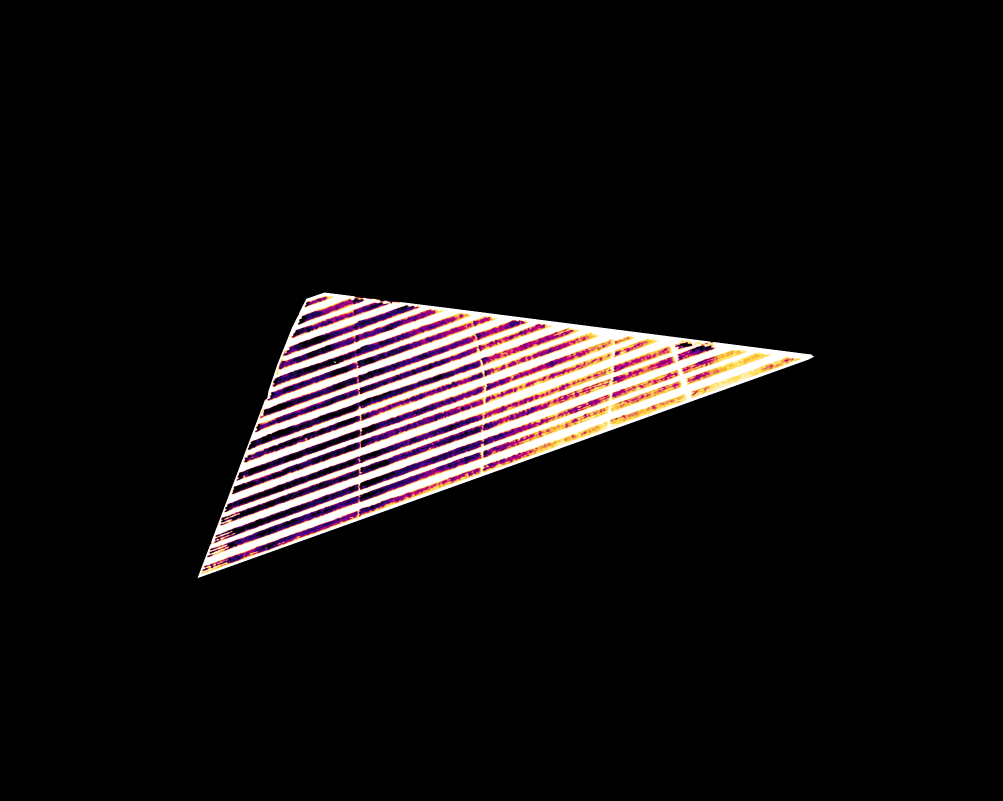
#> input picture 2020_01_06_thrm_rgba_temperature [°c].png, 3008 x 2402 px, given in place of EP-01-22002_0145_0163.png, which was not available (shown at 1/3 size); the run also reads 1 picture not shown here
$ jupyter execute --allow-errors semillas_DIGEVO_skyquest_68ec42.ipynb   (shell and % lines are left out)   (text cells are left out)
#> lines starting #> are read from the running program, lines starting #| are printed output that depends on the picture; after the words box and inside, x2 and y2 are one past the last pixel; in counts of white or black regions, pixels touching at a corner belong together; pictures that were not available may be replaced by others from this repository, and a replacement may not be noted
[cell 1]
from google.colab import drive
drive.mount('/content/drive')

[cell 2]
import numpy as np
import cv2
import pandas as pd
import math
from google.colab.patches import cv2_imshow

def cargar_y_escalar(path, factor_escalamiento= 0.4):
    img = cv2.imread(path,cv2.IMREAD_COLOR)
    (ancho_img,largo_img) = (int(img.shape[1]*factor_escalamiento), int(img.shape[0]*factor_escalamiento))
    img = cv2.resize(img, (ancho_img,largo_img), interpolation = cv2.INTER_AREA)
    return img
'''
path_img = '/content/semillasDIGEVO/EP-01-22002_0145_0163.png'
img=cargar_y_escalar(path_img,0.1)
cv2_imshow(img)
'''

[cell 3]
import sys
import cv2
import numpy as np
from google.colab.patches import cv2_imshow


def VARI(img):
    return (img[:,:,1]-img[:,:,2]) / (img[:,:,1]+img[:,:,2]-img[:,:,0])

#ejemplo calculo Indice VARI:
'''
path_img = '/content/semillasDIGEVO/EP-01-22002_0145_0163.png'
img = cargar_y_escalar(path_img,0.1)
img_VARI = VARI(img)
print(img_VARI)
'''
'''
def VARI_cond(img, img_boolean):
    img_VARI_cond = np.zeros_like(img, np.uint8)

    for j in range(img.shape[1]):
        for i in range((img.shape[0])):
            if img_boolean[i,j] == True:#True significa que se debe consiferar el pixel para el promedio
                img_VARI_cond

    return bgr_mean_cond
'''

[cell 4]
#### Cargar una de las imagenes grandes (mosaicos) y aplicarles la grilla con una inclinacion####
import numpy as np
import cv2
import pandas as pd
import math
from google.colab.patches import cv2_imshow

def umbral_quitarSuelo(img):
    hsv = cv2.cvtColor(img, cv2.COLOR_BGR2HSV)## convertir to hsv

    ## mask of green (36,25,25) ~ (86, 255,255)
    #mask = cv2.inRange(hsv, (36, 25, 25), (86, 255,255))

    #HSV <=>(Matiz, Saturación, Brillo), el umbral se tiene ir ajustando a mano maviendo el matiz.
    mask = cv2.inRange(hsv, (20, 50, 40), (85, 255,255))
    # [8 lines of commented-out code are left out]
    mask_boolean = mask>0#imask es un numpy array de booleans, donde la imgen mask es 255, imask tiene un 'True'
    filtered = np.zeros_like(img, np.uint8)
    filtered[mask_boolean] = img[mask_boolean]
    return filtered

def umbral_quitarSuelo_boolean(img):#retorna un numpy array de booleanos
    #mask tiene un 255 en los pixeles que quedaran en la imagen final(los verdes) y un 0 en los pixeles que no van a estar en la imagen final
    hsv = cv2.cvtColor(img, cv2.COLOR_BGR2HSV)## convertir to hsv
    mask = cv2.inRange(hsv, (20, 50, 40), (85, 255,255))
    #cv2_imshow(mask)#<------ uncomment para ver imagen de los pixeles apagados
    mask_boolean = mask>0
    #print(mask_boolean)#<------ uncomment para printear array de los pixeles apagados
    return mask_boolean


path_img = '/content/semillasDIGEVO/EP-01-22002_0145_0163.png'
img = cargar_y_escalar(path_img,0.1)
#> in cargar_y_escalar, img is the input picture: shape (2402, 3008, 3); mean B, G, R 16.1, 15, 18.8
#> in cargar_y_escalar, `img = cv2.resize(img, (ancho_img,largo_img), interpolation = cv2.INTER..`:
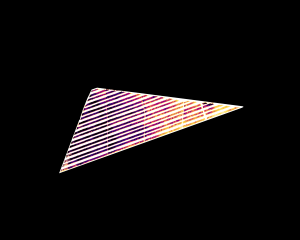
#> img: shape (240, 300, 3); mean B, G, R 16.1, 15, 18.8
print(img.shape)
#| (240, 300, 3)
imagenes_concatenadas = np.concatenate((img,umbral_quitarSuelo(img)), axis = 1)
#> in umbral_quitarSuelo, `mask = cv2.inRange(hsv, (20, 50, 40), (85, 255,255))`:
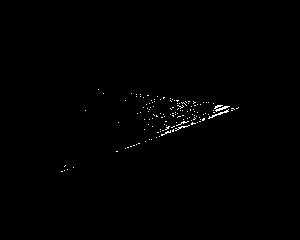
#> mask: shape (240, 300); 0.51% white in thin lines or dots, all inside (x1, y1, x2, y2) = (61, 89, 239, 172)
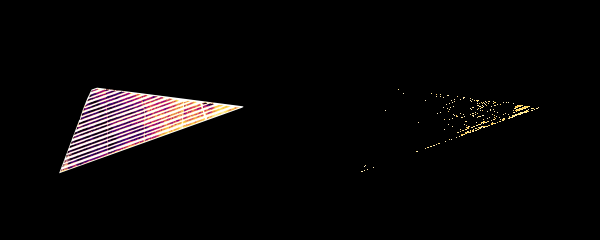
#> imagenes_concatenadas: shape (240, 600, 3); mean B, G, R 8.4, 8.1, 10.1
cv2_imshow(imagenes_concatenadas)
img_filtered_boolean = umbral_quitarSuelo_boolean(img)

[cell 5]
def mean_cond(img, img_boolean):
    l_blue=[] #recordar que en openCV es todo BGR, asique mejor trabajar en ese formato
    l_green=[]
    l_red=[]
    for j in range(img.shape[1]):
        for i in range((img.shape[0])):
            if img_boolean[i,j] == True:#True significa que se debe consiferar el pixel para el promedio
                l_blue.append(img[i,j,0])
                l_green.append(img[i,j,1])
                l_red.append(img[i,j,2])
    if len(l_blue) == 0:
        b_mean = 0
    else:
        b_mean = int(sum(l_blue)/len(l_blue))

    if len(l_green) == 0:
        g_mean = 0
    else:
        g_mean = int(sum(l_green)/len(l_green))

    if len(l_red) == 0:
        r_mean = 0
    else:
        r_mean = int(sum(l_red)/len(l_red))

    bgr_mean_cond = (b_mean, g_mean, r_mean)

    return bgr_mean_cond
'''
#Test promedio_condicional_bolean(img, img_boolean)

print(a.shape)
print(b.shape)
print('img.shape = ',img.shape)

img_boolean = umbral_quitarSuelo_boolean(img)
print('canal 0 = ')
print(img_crop[:,:,0])
print('canal 1 = ')
print(img_crop[:,:,1])
print('canal 2 = ')
print(img_crop[:,:,2])

cv2_imshow(img_crop)

#TEST lo escribo mañana

filtered = umbral_quitarSuelo(img_crop)
filtered_boolean = umbral_quitarSuelo_boolean(img_crop)
tuple_bgr_mean_cond = promedio_condicional_bolean(filtered,filtered_boolean)
print(tuple_bgr_mean_cond)

#cv2_imshow(np.concatenate((img,umbral_quitarSuelo(img)), axis = 1))
'''

[cell 6]
def mean_cond_vari(img, img_boolean):
    l=[] #recordar que en openCV es todo BGR, asique mejor trabajar en ese formato

    for j in range(img.shape[1]):
        for i in range((img.shape[0])):
            if img_boolean[i,j] == True:#True significa que se debe consiferar el pixel para el promedio
                l.append(img[i,j])
    if len(l) == 0:
        mean_vari = 0
    elif sum(l)/len(l) == float('inf'):
        #print('salio un infinito')
        mean_vari = 'inf'
    else:
        mean_vari = sum(l)/len(l)
    return mean_vari

def count_pixeles_apagados(img_boolean):
    return np.size(img_boolean)-np.sum(img_boolean)
'''
#Mini test count_pixeles_apagados()
img_boolean = np.array([[True,True,True],[True,True,True],[True,False,False]])
print('resultado esperado = 2, resultado obtenido = ',count_pixeles_apagados(img_boolean))
'''

[cell 7]
#### Cargar una de las imagenes grandes (mosaicos) y aplicarles la grilla con una inclinacion####
import numpy as np
import cv2
import pandas as pd
import math
from google.colab.patches import cv2_imshow

amarillo = (0,255,255)
cian = (255,255,0)
magenta = (255,0,255)
rojo = (0,0,255)
verde =(0,255,0)
azul = (255,0,0)

color_lineas = verde

class RRect:
  def __init__(self, p0, s, ang):
    self.p0 = (int(p0[0]),int(p0[1]))
    (self.W, self.H) = s
    self.ang = ang
    self.p1,self.p2,self.p3 = self.get_verts(p0,s[0],s[1],ang)
    self.verts = [self.p0,self.p1,self.p2,self.p3]

  def get_verts(self, p0, W, H, ang):
    sin = np.sin(ang/180*3.14159)
    cos = np.cos(ang/180*3.14159)
    P1 = (int(self.H*sin)+p0[0],int(self.H*cos)+p0[1])
    P2 = (int(self.W*cos)+P1[0],int(-self.W*sin)+P1[1])
    P3 = (int(self.W*cos)+p0[0],int(-self.W*sin)+p0[1])
    return [P1,P2,P3]

  def drawRect(self, img):
    for i in range(len(self.verts)-1):
        cv2.line(img, (self.verts[i][0], self.verts[i][1]), (self.verts[i+1][0],self.verts[i+1][1]), color = color_lineas, thickness = 1)
        cv2.line(img, (self.verts[3][0], self.verts[3][1]), (self.verts[0][0], self.verts[0][1]), color = color_lineas, thickness = 1)

class grilla:
    def __init__(self,pxstep , inclinacion):
        self.pxstep = pxstep
        self.inclinacion = inclinacion

    def crear_ptos_generadores(self,img):
        ptos_generadores=[]
        l_aux=[]
        P0 = (self.pxstep, self.pxstep)
        ptos_generadores.append(P0)
        (W, H) = (self.pxstep, self.pxstep)
        rr = RRect(P0, (W,H), self.inclinacion)
        for j in range(0,img.shape[0]-self.pxstep*2,self.pxstep):
            l_aux.append(rr.verts[1])
            for i in range(0,img.shape[1]-self.pxstep*3,self.pxstep):##<<<<----en esta definicion arbitraria de *3 esta el error de la casilla 72
                rr = RRect(P0,(W,H),self.inclinacion)
                ptos_generadores.append(rr.verts[3])
                P0 = rr.verts[3]
            P0 = l_aux.pop()
            ptos_generadores.append(P0)
            rr = RRect(P0,(W,H),self.inclinacion)
        ptos_generadores.pop()
        return ptos_generadores


    def dibujar_grilla_numerada(self, img):
        (W, H) = (self.pxstep, self.pxstep)
        ptos_generadores = self.crear_ptos_generadores(img)#llama automaticamente al metodo crear_ptos_generadores
        #----parametros de la linea--------
        font = cv2.FONT_HERSHEY_SIMPLEX
        fontScale = 0.5
        thickness = 1# 1 pixel
        #-----------------------------------
        cel_number = 1
        for P0 in ptos_generadores:
            pos_cel_number = (int(P0[0]) , int(P0[1]+self.pxstep/1.5))
            rr = RRect(P0,(W,H),self.inclinacion)#crea el objeto rectangulo, lo que incluye el calculo de sus vertices
            rr.drawRect(img)
            cv2.putText(img, str(cel_number), pos_cel_number, font, fontScale, color_lineas, thickness, cv2.LINE_AA)
            cel_number+=1
        return img

path_img = '/content/semillasDIGEVO/EP-01-22002_0145_0163.png'
img = cargar_y_escalar(path_img,0.2)
#> call 2 of cargar_y_escalar, with factor_escalamiento = 0.2
#> in cargar_y_escalar (call 2), `img = cv2.resize(img, (ancho_img,largo_img), interpolation = cv2.INTER..`:
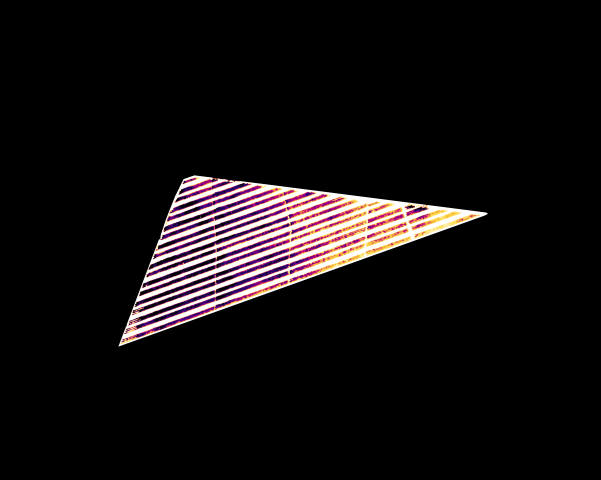
#> img: shape (480, 601, 3); mean B, G, R 16.1, 15, 18.8
grilla1 = grilla(pxstep =40, inclinacion=3)
img_con_grilla = grilla1.dibujar_grilla_numerada(img)
#> the loop in dibujar_grilla_numerada, `for P0 in ptos_generadores:` made 140 passes
#> after the loop in dibujar_grilla_numerada, `for P0 in ptos_generadores:`:
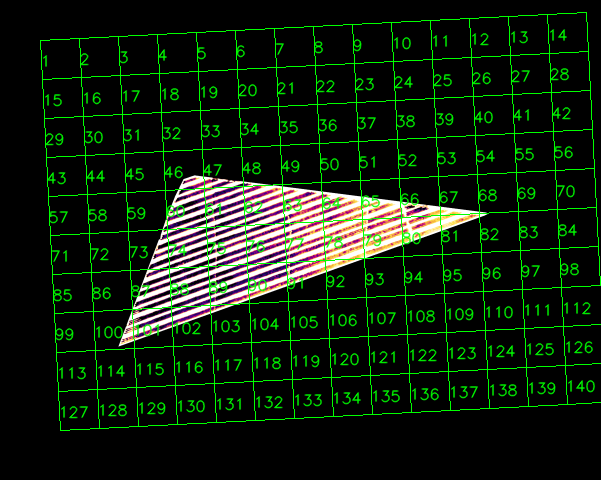
#> img: shape (480, 601, 3); 11.51% of pixels changed, all inside (x1, y1, x2, y2) = (40, 12, 601, 431)
cv2_imshow(img_con_grilla)

[cell 8]
#aplicar sucesibamente las funciones
path_img = '/content/semillasDIGEVO/EP-01-22002_0145_0163.png'

img = cargar_y_escalar(path_img  ,0.1)
img_fil = umbral_quitarSuelo(img)
#> (the rest of this cell did not finish here and is left out)

[cell 9]
#### Cargar una de las imagenes grandes (mosaicos) y aplicarles la grilla con una inclinacion####
import numpy as np
import cv2
import pandas as pd
import math
from google.colab.patches import cv2_imshow

amarillo = (0,255,255)
cian = (255,255,0)
magenta = (255,0,255)
rojo = (0,0,255)
verde =(0,255,0)
azul = (255,0,0)

color_lineas = verde

class RRect:
  def __init__(self, p0, s, ang):
    self.p0 = (int(p0[0]),int(p0[1]))
    (self.W, self.H) = s
    self.ang = ang
    self.p1,self.p2,self.p3 = self.get_verts(p0,s[0],s[1],ang)
    self.verts = [self.p0,self.p1,self.p2,self.p3]

  def get_verts(self, p0, W, H, ang):
    sin = np.sin(ang/180*3.14159)
    cos = np.cos(ang/180*3.14159)
    P1 = (int(self.H*sin)+p0[0],int(self.H*cos)+p0[1])
    P2 = (int(self.W*cos)+P1[0],int(-self.W*sin)+P1[1])
    P3 = (int(self.W*cos)+p0[0],int(-self.W*sin)+p0[1])
    return [P1,P2,P3]

  def drawRect(self, image):
    for i in range(len(self.verts)-1):
        cv2.line(image, (self.verts[i][0], self.verts[i][1]), (self.verts[i+1][0],self.verts[i+1][1]), color = color_lineas, thickness = 1)
        cv2.line(image, (self.verts[3][0], self.verts[3][1]), (self.verts[0][0], self.verts[0][1]), color = color_lineas, thickness = 1)


def generar_ptos_grilla(img, pxstep = 20, inclinacion=1):
    ptos_generadores=[]
    l_aux=[]
    P0=(pxstep,pxstep)
    ptos_generadores.append(P0)
    (W, H) = (pxstep,pxstep)
    rr = RRect(P0,(W,H),inclinacion)
    for j in range(0,img.shape[0]-pxstep*2,pxstep):
        l_aux.append(rr.verts[1])
        for i in range(0,img.shape[1]-pxstep*3,pxstep):
            rr = RRect(P0,(W,H),inclinacion)
            ptos_generadores.append(rr.verts[3])
            P0 = rr.verts[3]
        P0 = l_aux.pop()
        ptos_generadores.append(P0)
        rr = RRect(P0,(W,H),inclinacion)
    ptos_generadores.pop()
    return ptos_generadores


def dibujar_grilla_numerada(img, pxstep = 40, inclinacion = 1):
    #pxstep = 40
    #inclinacion = 1 #degrees
    (W, H) = (pxstep,pxstep)
    ptos_generadores = generar_ptos_grilla(img,pxstep = pxstep,inclinacion = inclinacion)
    #----parametros de la linea--------
    font = cv2.FONT_HERSHEY_SIMPLEX
    fontScale = 0.5
    thickness = 1# 1 pixel
    #-----------------------------------
    cel_number = 1
    for P0 in ptos_generadores:
        org_cel_num = (int(P0[0]) , int(P0[1]+pxstep/1.5))
        rr = RRect(P0,(W,H),inclinacion)#crea el objeto rectangulo, lo que incluye el calculo de sus vertices
        rr.drawRect(img)
        cv2.putText(img, str(cel_number), org_cel_num, font, fontScale, color_lineas, thickness, cv2.LINE_AA)
        cel_number+=1
    return img
'''
path_img = '/content/semillasDIGEVO/EP-01-22002_0145_0163.png'
img = cargar_y_escalar(path_img,0.2)
img_con_grilla = dibujar_grilla_numerada(img, pxstep = 40, inclinacion = 1)
cv2_imshow(img_con_grilla)
'''

[cell 10]
import pandas as pd
import numpy as np

def tabla_distancias(ptos_generadores, pxstep = 40, inclinacion = 1):
    nombres_filas = np.arange(1, len(ptos_generadores)+1,1, np.int16)
    nombres_columnas=nombres_filas
    #distancias es un numpy array de shaper =(len(ptos_gen)+1,len(ptos_gen)+1)
    distancias = np.zeros((len(ptos_generadores), len(ptos_generadores)))

    largo_un_pixel = 1 # ese valor se saca de la seccion: 'Calcular distancia en metros entre centro de celdas'
                        #va a depender de cada imagen y de sus coordenadas kml

    i=1
    j=1
    for p in ptos_generadores:
        #print('===============================')
        #print('p = ',p)
        centro_celda_p = (int(p[0]+pxstep/2) , int(p[1]+pxstep/2))
        #print('centro_celda_p =',centro_celda_p)
        for k in ptos_generadores:
            #print('...............................')
            #print('i=',i,'j=',j)
            #print('k=',k)
            centro_celda_k = (int(k[0]+pxstep/2) , int(k[1]+pxstep/2))
            #print('centro_celda_k =',centro_celda_k)
            dx = abs(centro_celda_k[0] - centro_celda_p[0])
            dy = abs(centro_celda_k[1] - centro_celda_p[1])
            d = int(math.sqrt(math.pow(dx,2) + math.pow(dy,2)))*largo_un_pixel
            #print('d=',d)
            distancias[i-1][j-1] = d

            #print('distancias[',i,'][',j,']=',distancias[i-1][j-1])
            j+=1
        j=1
        i+=1
    distancias_btw_celdas = pd.DataFrame(distancias, index = nombres_filas, columns = nombres_columnas)
    return distancias_btw_celdas

path_img = '/content/semillasDIGEVO/EP-01-22002_0145_0163.png'
img=cargar_y_escalar(path_img,0.2)

ptos_generadores = generar_ptos_grilla(img)
distancias_btw_celdas = tabla_distancias(ptos_generadores)
#> the loop in tabla_distancias, `for p in ptos_generadores: #print('===============================') #..` made 638 passes
#> p on passes 1 to 3: (20, 20), (39, 20), (58, 20)
#> after the loop in tabla_distancias, `for p in ptos_generadores:`:
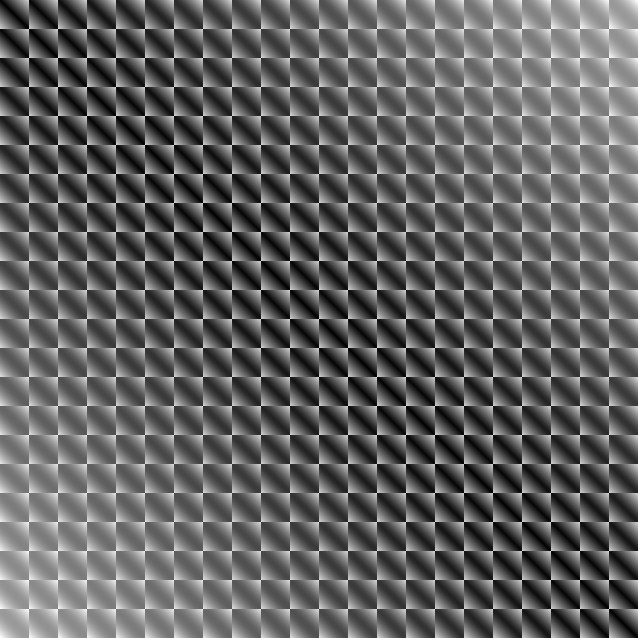
#> distancias: shape (638, 638) float64; min 0, max 665, mean 253.2; drawn with min black and max white

distancias_btw_celdas.to_excel('distancias_btw_celdas.xlsx')

print(distancias_btw_celdas)
#> (printed output is left out)
#> (the rest of the program and of its run is left out)
